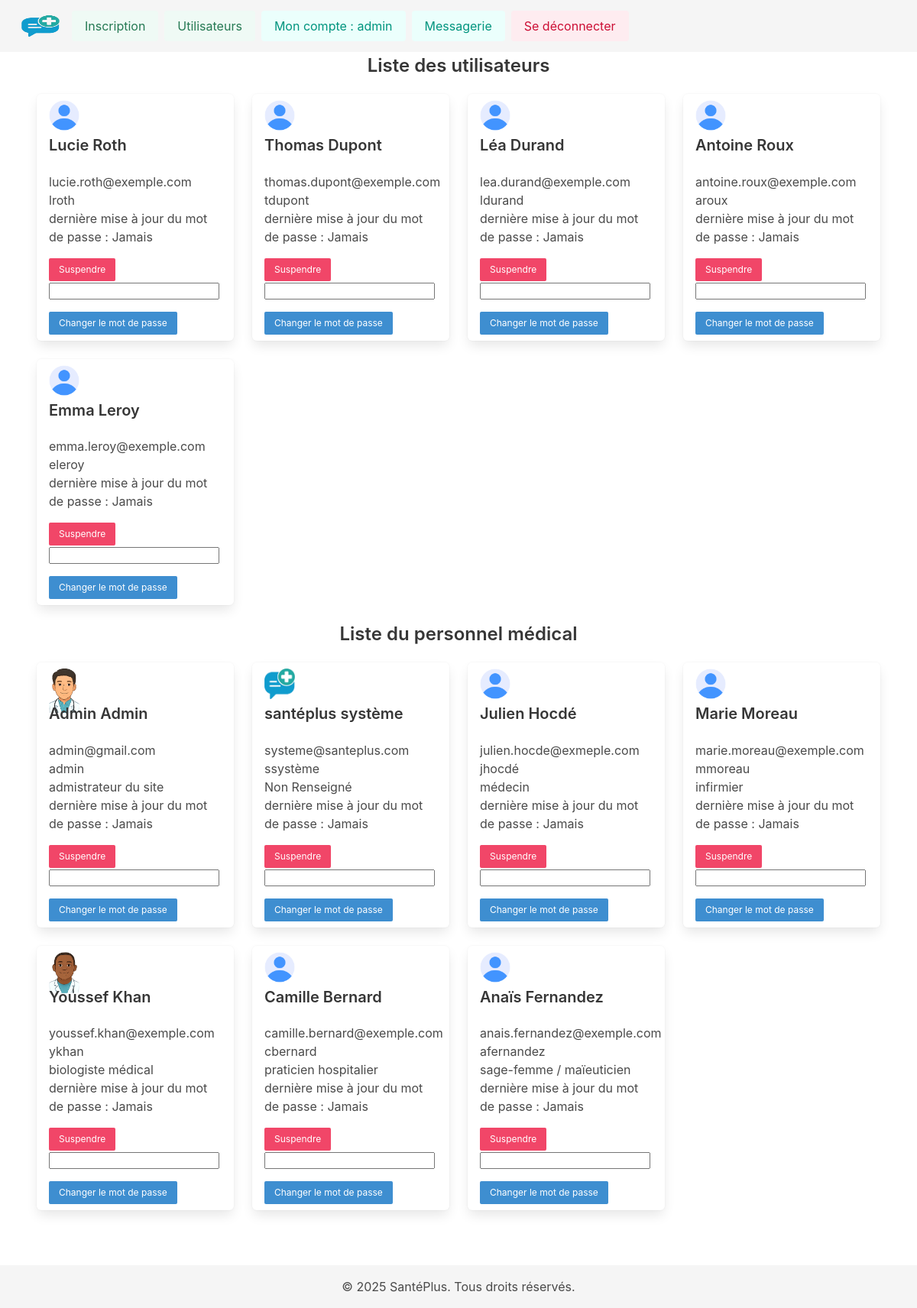
Page /site/pages/users.php (signed in) on the earlier database version.
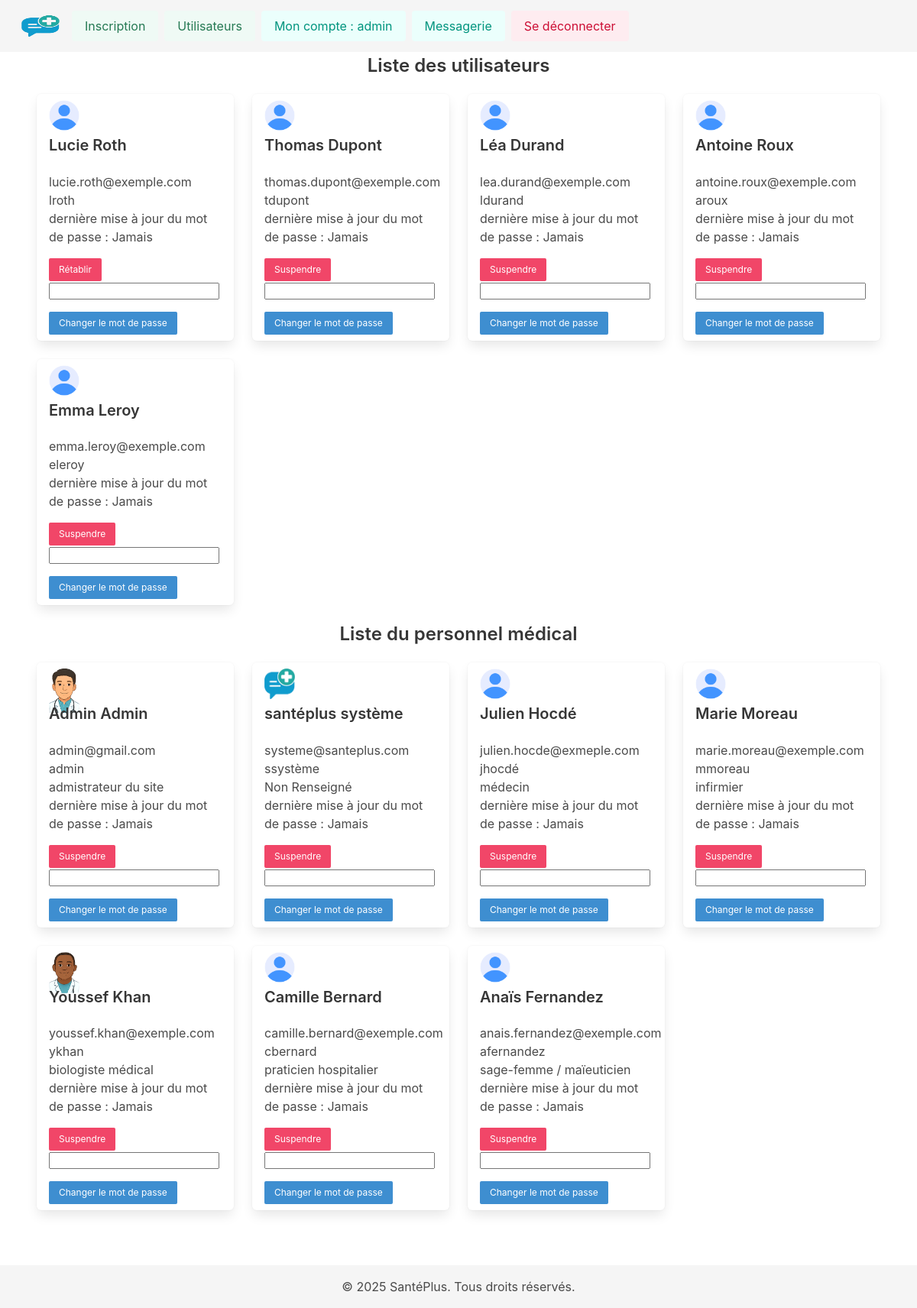
Same page on the later database version.
### tables this page shows
CREATE TABLE IF NOT EXISTS `patient` (
  `ID` int NOT NULL AUTO_INCREMENT,
  `email` varchar(70) NOT NULL,
  `password` varchar(200) NOT NULL,
  `username` varchar(60) DEFAULT NULL,
  `first_name` varchar(50) NOT NULL,
  `last_name` varchar(50) NOT NULL,
  `birth_date` date DEFAULT NULL,
  `admission_date` timestamp NULL DEFAULT NULL,
  `leaving_date` timestamp NULL DEFAULT NULL,
  `floor_lvl` int DEFAULT '0',
  `profile_pic` varchar(80) DEFAULT '../src/img/profile_pics/default.png',
  `last_password_edit` timestamp NULL DEFAULT NULL,
  `is_suspended` tinyint(1) DEFAULT '0',
  `first_connection` tinyint DEFAULT '1',
  PRIMARY KEY (`ID`) USING BTREE
);

CREATE TABLE IF NOT EXISTS `medical_staff` (
  `ID` int NOT NULL AUTO_INCREMENT,
  `email` varchar(50) NOT NULL,
  `password` varchar(200) NOT NULL,
  `last_password_edit` timestamp NULL DEFAULT NULL,
  `username` varchar(50) DEFAULT NULL,
  `first_name` varchar(30) NOT NULL,
  `last_name` varchar(30) NOT NULL,
  `birth_date` date DEFAULT NULL,
  `leaving_date` timestamp NULL DEFAULT NULL,
  `hiring_date` date DEFAULT NULL,
  `service` int DEFAULT '0',
  `job` int DEFAULT '0',
  `profile_pic` varchar(80) DEFAULT '../src/img/profile_pics/default.png',
  `is_suspended` int DEFAULT '0',
  `first_connection` tinyint DEFAULT '1',
  PRIMARY KEY (`ID`) USING BTREE,
  KEY `fk_staff_service` (`service`),
  KEY `fk_staff_job` (`job`),
  CONSTRAINT `fk_staff_job` FOREIGN KEY (`job`) REFERENCES `job` (`ID`),
  CONSTRAINT `fk_staff_service` FOREIGN KEY (`service`) REFERENCES `service` (`ID`)
);

CREATE TABLE IF NOT EXISTS `job` (
  `ID` int NOT NULL AUTO_INCREMENT,
  `libelle` varchar(50) DEFAULT NULL,
  PRIMARY KEY (`ID`) USING BTREE
);

### site/pages/users.php (the view, shortened to what this page needs)
<?php
require_once './config.php';
$patients_request = "SELECT ID, email, username, first_name, last_name, profile_pic, is_suspended, last_password_edit FROM patient";
$medical_staff_request = "SELECT
    ms.ID,
    ms.email,
    ms.username,
    ms.first_name,
    ms.last_name,
    ms.profile_pic,
    ms.is_suspended,
    ms.last_password_edit,
    j.libelle AS job_title
FROM
    medical_staff ms
JOIN
    job j ON ms.job = j.id;
";
$stmt = $pdo->prepare($patients_request);
$stmt->execute();
$users = $stmt->fetchAll(PDO::FETCH_ASSOC);
$stmt = $pdo->prepare($medical_staff_request);
$stmt->execute();
$medical_staffs = $stmt->fetchAll(PDO::FETCH_ASSOC);
?>
<head>
</head>
<body>
    <section class="section">
        <div class="block">
            <h1 class="title is-4 has-text-centered">Liste des utilisateurs</h1>
            <div class="columns is-multiline">
                <?php foreach ($users as $user) { ?>
                    <div class="column is-one-quarter">
                        <div class="box">
                            <figure class="profile-picture">
                                <img src="<?= $user['profile_pic'] ?>"
                                    alt="Photo de profil de <?= $user['first_name'] . ' ' . $user['last_name'] ?>">
                            </figure>
                            <h2 class="title is-5"><?= $user['first_name'] . ' ' . $user['last_name'] ?></h2>
                            <p><?= $user['email'] ?></p>
                            <p><?= $user['username'] ?></p>
                            <p>dernière mise à jour du mot de passe : <bold><?= $user['last_password_edit'] === null ? 'Jamais' : $user['last_password_edit'] ?>
                                </bold>
                            </p>
                            <div>
                                <?php $is_suspended = $user['is_suspended']; ?>
                                <form action="suspend_user.php" method="POST">
                                    <button type="submit"
                                        class="button is-danger is-small"><?= boolval($is_suspended) === false ? "Suspendre" : "Rétablir" ?></button>
                                </form>
                                <form action="edit_password.php" method="POST">
                                    <div>
                                        <input type="password" name="new-password">
                                        <button type="submit" class="button is-info is-small">Changer le mot de passe</button>
                                    </div>
                                </form>
                            </div>
                        </div>
                    </div>
                <?php } ?>
            </div>
            <h1 class="title is-4 has-text-centered">Liste du personnel médical</h1>
            <div class="columns is-multiline">
                <?php foreach ($medical_staffs as $staff) { ?>
                    <div class="column is-one-quarter">
                        <div class="box">
                            <figure class="profile-picture">
                                <img src="<?= $staff['profile_pic'] ?>"
        alt="Photo de profil de <?= $staff['first_name'] . ' ' . $staff['last_name'] ?>">
                            </figure>
                            <h2 class="title is-5"><?= $staff['first_name'] . ' ' . $staff['last_name'] ?></h2>
                            <p><?= $staff['email'] ?></p>
                            <p><?= $staff['username'] ?></p>
                            <p><?= $staff['job_title'] ?></p>
                            <p>dernière mise à jour du mot de passe : <bold><?= $staff['last_password_edit'] === null ? 'Jamais' : $staff['last_password_edit'] ?>
                                </bold>
                            </p>
                            <div>
                                <?php $is_suspended = $staff['is_suspended']; ?>
                                <form action="suspend_user.php" method="POST">
                                    <button type="submit"
                                        class="button is-danger is-small"><?= boolval($is_suspended) === false ? "Suspendre" : "Rétablir" ?></button>
                                </form>
                                <form action="edit_password.php" method="POST">
                                    <div>
                                        <input type="password" name="new-password">
                                        <button type="submit" required class="button is-info is-small">Changer le mot de passe</button>
                                    </div>
                                </form>
                            </div>
                        </div>
                    </div>
                <?php } ?>
            </div>
        </div>
    </section>
</body>
<?php include_once './modules/footer.php'; ?>
</html>

### site/pages/config.php (shortened to what this page needs)
<?php
class SiteConfig
{
    private $attributes = [
        'site_name' => '',
        'base_url' => '',
        'host' => '',
        'db' => '',
        'user' => '',
        'pass' => '',
    ];
    public function baseUrl(): string
    {
        $protocol = (!empty($_SERVER['HTTPS']) && $_SERVER['HTTPS'] !== 'off' || $_SERVER['SERVER_PORT'] == 443) ? "https://" : "http://";
        $domainName = $_SERVER['HTTP_HOST'];
        $basePath = rtrim(dirname($_SERVER['SCRIPT_NAME']), '/');
        return "$protocol$domainName$basePath/";
    }
    public function setAttribute(string $key, string $value): void
    {
        $this->attributes[$key] = $value;
    }
    public function siteName(): string
    {
        return $this->attributes['site_name'];
    }
}
$site = new SiteConfig("SantéPlus");
$site->setAttribute('db', 'crm_hopital');
$site->setAttribute('user', 'root');
$site->setAttribute('pass', '');
$base_url = $site->baseUrl()
?>
<!DOCTYPE HTML>
<html lang="fr">
<head>
    <link rel="stylesheet" href="../src/css/bulma.min.css">
    <link rel="stylesheet" href="../src/css/styles.css">
</head>
<body>
    <div class="block">
        <header class="header navbar is-light is-fixed-top px-4 py-2 is-align-items-center">
            <div class="navbar-brand">
                <a href="<?= $site->baseUrl() ?>index.php" class="navbar-item">
                    <img class="img-logo" alt="logo de l'application" src="../src/img/logo_medical.png" width="50">
                </a>
                <a href="<?= $base_url ?>index.php" class="navbar-item has-text-weight-bold">Accueil</a>
                </div>
            <nav class="navbar-menu ml-auto is-flex is-align-items-center">
                <?php if (!isset($_SESSION['ID'])) { ?>
                    <a href="<?= $base_url ?>login.php" class="button is-link is-light mx-1">Connexion</a>
                <?php } else { ?>
                    <?php if (isset($_SESSION['job']) && $_SESSION['job'] == 75) { ?>
                        <a href="<?= $base_url ?>signup.php" class="button is-success is-light mx-1">Inscription</a>
                        <a href="<?= $base_url ?>users.php" class="button is-success is-light mx-1">Utilisateurs</a>
                    <?php } ?>
                                                                <a href="<?= $base_url ?>account.php" class="button is-primary is-light mx-1">Mon compte :
                                                                <?= $_SESSION['username'] ?></a>
                                                        <a href="<?= $base_url ?>inbox.php" class="button is-primary is-light mx-1">Messagerie</a>
                                                            <a href="<?= $base_url ?>logout.php" class="button is-danger is-light mx-1">Se déconnecter</a>
                                                        <?php
                } ?>
            </nav>
        </header>
    </div>
</body>

### site/pages/modules/footer.php
<footer class="footer has-background-white-ter p-4 mt-5">
    <div class="content has-text-centered">
        <p>© 2025 <?= $site->siteName() ?>. Tous droits réservés.</p>
    </div>
</footer>

### site/src/css/styles.css (style rules this page uses)
.card, .box, .conversation-card { padding: 0.5rem 1rem; }
.profile-picture { width: 40px; height: 40px; object-fit: cover; border-radius: 50%; margin-bottom: 0.5rem; }
button { margin-top: 1rem; }
.navbar-brand { display: flex; justify-content: space-between; align-items: center; }
.navbar-brand .navbar-item.has-text-weight-bold { position: absolute; left: 50%; transform: translateX(-50%); }

Differences in the rows shown:
changed patient "Lucie": is_suspended "Suspendre" → "Rétablir"
